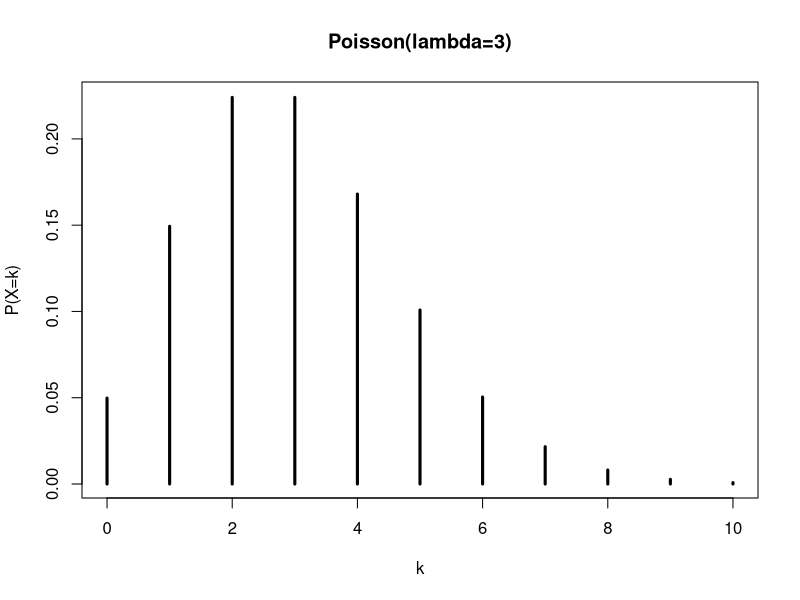
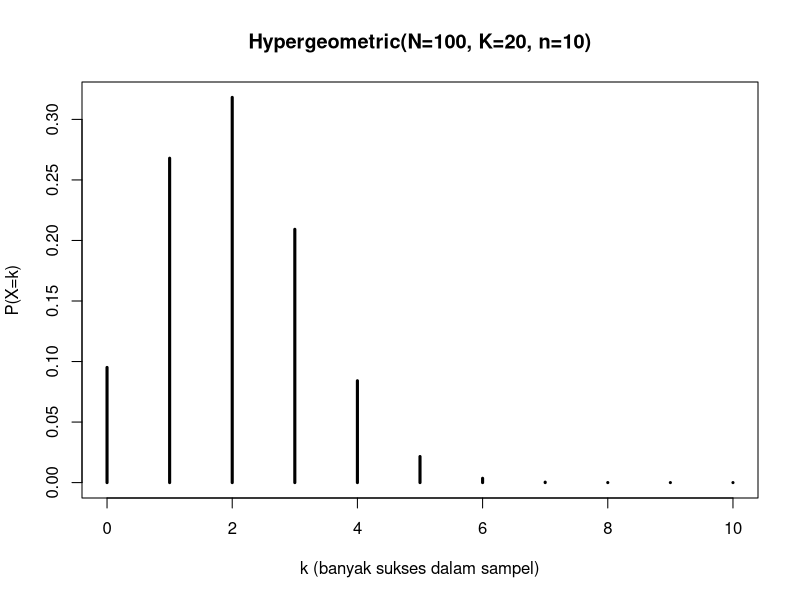
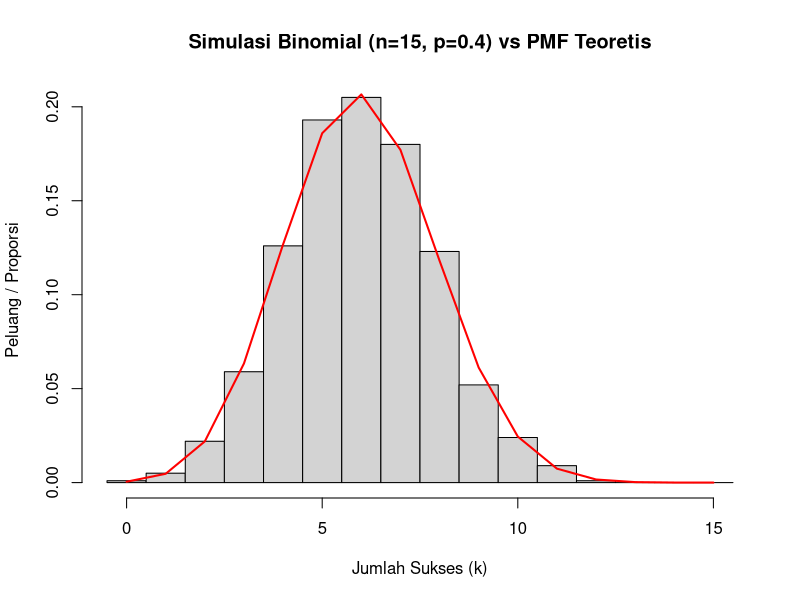

The R script that drew these images, in order:
# 1. Jika rata-rata pelanggan datang ke toko adalah 3 orang per jam, 
#    modelkan dengan Poisson dan hitung P(X≥5)

lambda <- 3
x <- 0:10

#PMF
pmf <- dpois(x, lambda)

#Plot PMF
plot(x, pmf, type='h', lwd=3, main='Poisson(lambda=3)', xlab='k', ylab='P(X=k)')

# P(X >= 5) = 1 - P(X <= 4)
1 - ppois(4, lambda = 3)

# 2. Dari 100 bola (20 berwarna merah), diambil 10 tanpa pengembalian. 
#    Modelkan jumlah bola merah yang diambil dengan distribusi yang tepat.

N <- 100
K <- 20
n <- 10

#Domain k 
#Domain k 
k <- 0:10
k

#PMF
pmf <- dhyper(x = k, m = K, n = N - K, k = n)
data.frame(k = k, P = pmf)

#Plot PMF
plot(k, pmf, type = "h", lwd = 3,
     main = paste0("Hypergeometric(N=", N, ", K=", K, ", n=", n, ")"),
     xlab = "k (banyak sukses dalam sampel)", ylab = "P(X=k)")

# 3. Simulasikan 1.000 percobaan Binomial (n=15,p=0.4)
#    dan bandingkan histogram hasil simulasi dengan PMF teoretis.

p <- 0.4
n <- 15
x <- 0:n

#PMF teoretis
pmf_teoretis <- dbinom(x, size = n, prob = p)

#Simulasi 1000 kali
set.seed(123)
simulasi <- rbinom(1000, size = n, prob = p)  

#Histogram hasil simulasi 
hist(simulasi, 
     breaks = seq(-0.5, n + 0.5, by = 1), 
     prob = TRUE, 
     col = "light grey", 
     main = "Simulasi Binomial (n=15, p=0.4) vs PMF Teoretis",
     xlab = "Jumlah Sukses (k)", 
     ylab = "Peluang / Proporsi")

lines(x, pmf_teoretis, col = "red", pch = 19, lwd = 2)
